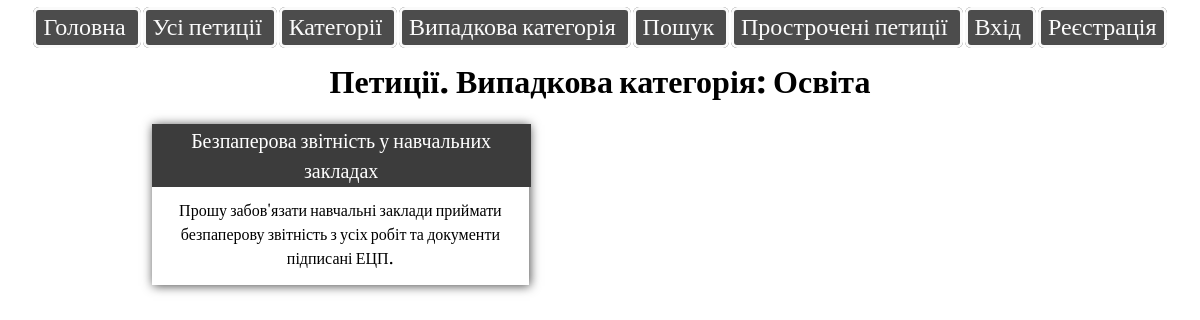
/category/random/, run on the app's committed database.
### petition_service/models.py (models this page shows, shortened)
class Petition(models.Model):
    category = models.ForeignKey(Category, verbose_name="Категорія", on_delete=models.SET_NULL, null=True)
    author = models.ForeignKey(User, verbose_name="Автор", on_delete=models.CASCADE)
    title = models.CharField("Назва", max_length=100)
    text = models.TextField("Зміст")
    creation_date = models.DateField("Дата створення", default=timezone.now().date())
    status = models.ForeignKey(Status, verbose_name="Статус", on_delete=models.SET_NULL, null=True)
    deleted = models.BooleanField('Видалена', default=False)
    overdue = models.BooleanField('Прострочена', default=False)
    def get_absolute_url(self):
        return reverse('petition_detail', kwargs={'id': self.id})
    class Meta:
        verbose_name = "Петиція"
        verbose_name_plural = "Петиції"

### petition_service/views.py (the view, shortened to what this page needs)
# urls.py: path('category/<str:category>/', views.Petition_list, name='petition_list'),
def Petition_list(request, category=''):
    categories = Category.objects.all()
    if request.path.__contains__('all'):
        petitions = Petition.objects.all()
        header = 'Усі петиції'
    elif category == 'random':
        category_name = categories.order_by('?')[0].name
        petitions = Petition.objects.filter(category__name=category_name, deleted=False)
        header = 'Петиції. Випадкова категорія: ' + category_name
    elif request.path.__contains__('my-petitions'):
        petitions = Petition.objects.filter(author=request.user, deleted=False)
        header = 'Мої петиції'
    else:
        petitions = Petition.objects.filter(category__url=category, deleted=False)
        header = 'Петиції. Категорія: ' + str(Category.objects.get(url=category))
    return render(request, 'petitions/petition_list.html', {'categories': categories, 'header': header, 'petition_list': petitions})

### petition_service/models.py (called while the page is built)
    def __str__(self):
        return self.name

### templates/petitions/petition_list.html (shortened to what this page needs)
{% extends 'base.html' %}
{% load static %}
{% block content %}
    <link rel="stylesheet" type="text/css" href="{% static 'styles/style_list.css'%}">
    <h1>{{ header }}</h1>
{% for petition in petition_list %}
    <span class="inner"><a href="{{petition.get_absolute_url}}">{{petition.title}}</a>
    <p>{{ petition.text}}</p>
    </span>
{% endfor %}
{% endblock content %}

### templates/base.html (shortened to what this page needs)
<!DOCTYPE html>
{% load static %}
<html>
<head>
</head>
<body>
<link rel="stylesheet" type="text/css" href="{% static 'styles/style_header.css'%}">
<div class="header">
    <span>
       <a href="../../../">Головна</a>
    </span>
    <span>
       <a href="../../../all/">Усі петиції</a>
    </span>
    <span>
        <a>Категорії</a>
    </span>
    <span>
        <a href="../../../category/random/">Випадкова категорія</a>
    </span>
    <span>
        <a href="../../../search/">Пошук</a>
    </span>
    <span>
        <a href="../../../overdue/">Прострочені петиції</a>
    </span>
        {% if user.is_authenticated %}
            <span>
            <a href="../../../profile/">Профіль</a>
            </span>
            <span>
            <a href="../../../my-petitions/">Мої петиції</a>
            </span>
            <span>
            <a href="../../../logout/">Вихід</a>
            </span>
            {% else %}
            <span>
            <a href="../../../login/">Вхід</a>
            </span>
            <span>
            <a href="../../../registration/">Реєстрація</a>
            </span>
        {% endif %}
</div>
{% block content %}
{% endblock %}
</body>
</html>

### static/styles/style_header.css (style rules this page uses)
.header { text-align: center; }
.header span { position: relative; margin: 1px; background-color: #4C4C4C; font-size: 24px; border: 3px solid; border-radius: 6px; text-decoration: none; color: #fafafa; overflow-x: hidden; word-wrap: break-word }
.header span a { position: relative; top: -3px; padding-left: 7px; padding-right: 7px; color: #fafafa; text-decoration: none; white-space: nowrap; }

### static/styles/style_list.css (style rules this page uses)
body { font-family: 'Literata', serif; margin: 10px; }
h1 { text-align: center; margin-top: 10px; }
.inner { white-space: initial; width: 32%; margin-bottom: 2%; margin-left: 12%; display: inline-block; #background: linear-gradient(to top, #eaeaea, #fafafa); #border-bottom-right-radius: 3px; #border-bottom-left-radius: 3px; box-shadow: 1px 1px 10px #4a4a4a; }
p { text-align: center; padding-left: 4px; padding-right: 4px; padding-top: 6px; margin-top: 1%; word-wrap: break-word; }
.inner a { display: block; color: white; font-size: 20px; #border: 1.7px outset #7a7a7a; #border-radius: 7px; width: 98.8%; text-align: center; #margin-left: -5px; padding: 3px; padding-top: 0px; background-color: #3c3c3c; text-decoration: none; }

### data on the page
Petition: title "Безпаперова звітність у навчальних закладах", text "Прошу забов'язати навчальні заклади приймати безпаперову звітність з усіх робіт та документи підписані ЕЦП."

### other printed values
{{ header }} "Петиції. Випадкова категорія: Освіта"
